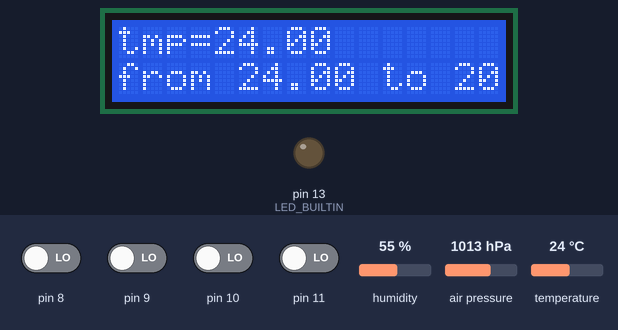
Simulated run of this sketch. Board: Arduino Uno, built with avr-gcc and run on an emulated ATmega328P. Shown: 16×2 character LCD, output pins drawn as LEDs (lit = HIGH). The test bench sets the inputs (shaded band); at power-on: pin 8–11 LOW, temperature 24 °C, humidity 55 %, air pressure 1013 hPa. What the sketch prints to the serial monitor is not drawn.

Above: at 1.2 s.
1.3 s: pin 10 driven HIGH
At 3.4 s:
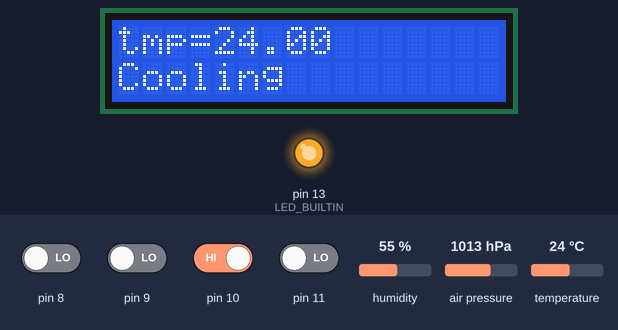
7.7 s: temperature set to 12 °C
At 10.8 s:
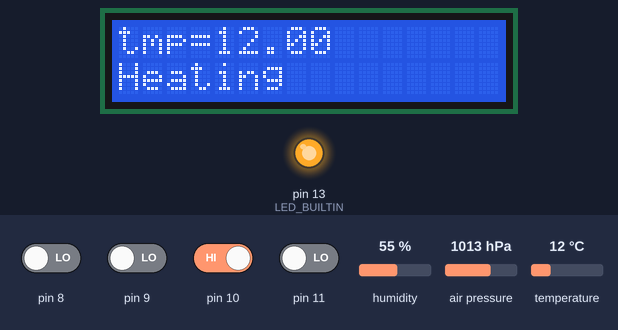
15.7 s: pin 10 driven LOW
At 19.4 s:
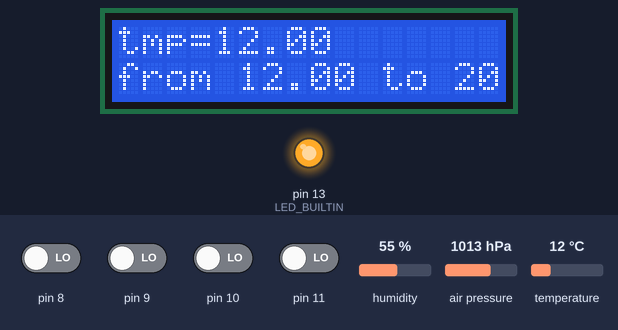
19.7 s: pin 8 driven HIGH
At 21.0 s:
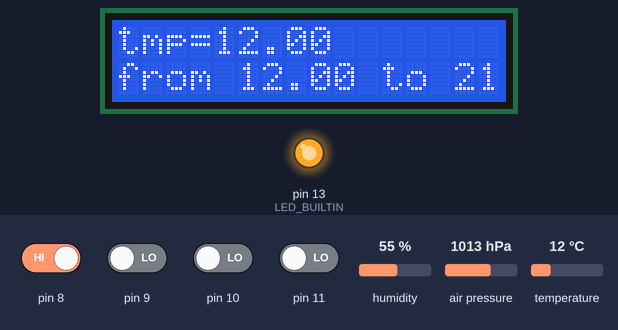
22.8 s: temperature set to 19 °C
At 24.2 s:
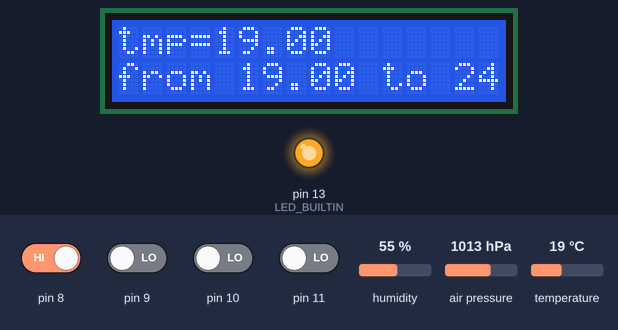
25.9 s: temperature set to 28 °C
At 26.8 s:
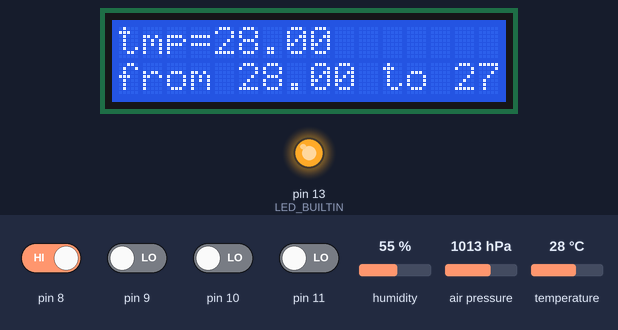
Timing chart, 0 to 28.9 s (numbered marks = the images above; inputs shaded):
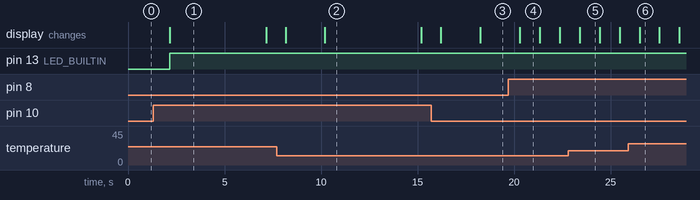

Measured:
- after the input at 1.3 s, pin 13 (LED_BUILTIN): LOW → HIGH after 0.86 s; the display: changes after 0.86 s (image 1)
- after the input at 7.7 s, the display: first differs from a run without the input after 2.5 s (image 2)
- after the input at 15.7 s, the display: first differs from a run without the input after 2.5 s (image 3)
- after the input at 19.7 s, the display: changes after 0.60 s (image 4)
- what the display in image 1 shows lasts 5.0 s, from 2.2 s to 7.2 s
- what the display in image 4 shows lasts 1.0 s, from 20.3 s to 21.3 s

The sketch:

proiectSuciu.ino
```cpp
#include <Wire.h>
#include <SPI.h>
#include <Adafruit_Sensor.h>
#include <Adafruit_BME280.h>
#include <LiquidCrystal.h>
LiquidCrystal lcd(7, 6, 5, 4, 3, 2);


#define BME_SCK 13
#define BME_MISO 12
#define BME_MOSI 11
#define BME_CS 10

#define SEALEVELPRESSURE_HPA (1013.25)

Adafruit_BME280 bme; // I2C
//Adafruit_BME280 bme(BME_CS); // hardware SPI
//Adafruit_BME280 bme(BME_CS, BME_MOSI, BME_MISO,  BME_SCK);
//buton
int b0, b1, b2, b3;

int cont = 10;
int newtemp = 22;
void setup() {
  // configurare pini pentru butoane, intrare
  pinMode(8, INPUT);
  pinMode(9, INPUT);
  pinMode(10, INPUT);
  pinMode(11, INPUT);
  pinMode(LED_BUILTIN, OUTPUT);
  Serial.begin(9600);
  Serial.println(F("BME280 test"));
  lcd.begin(16, 2);
  if (!bme.begin()) {
    Serial.println("Could not find a valid BME280 sensor, check wiring!");
    while (1);
  }
}
// variabila pentru compunerea numarului de transmis
int stat = 20; float temp;
char tmp[8];
void loop() {

  // citire stare butoane
  b0 = digitalRead(8);
  b1 = digitalRead(9);
  b2 = digitalRead(10);
  b3 = digitalRead(11);
  Serial.print("Temperature = ");
  temp = bme.readTemperature();

  sprintf(tmp, "%.1f", temp);
  Serial.println(" *C");
  lcd.print("tmp=");
  //lcd.setCursor(6,0);
  lcd.print(temp);
  Serial.print("Pressure = ");

  Serial.print(bme.readPressure() / 100.0F);
  Serial.println(" hPa");

  Serial.print("Approx. Altitude = ");
  Serial.print(bme.readAltitude(SEALEVELPRESSURE_HPA));
  Serial.println(" m");

  Serial.print("Humidity = ");
  Serial.print(bme.readHumidity());
  Serial.println(" %");
  if (b0 == HIGH)
    stat++;
  else if (b1 == HIGH)
    stat--;
   lcd.setCursor(0, 1);
    lcd.print("from ");
    lcd.print(temp);
    lcd.print(" to ");
    //b0 = digitalRead(8);
    //b1 = digitalRead(9);

    lcd.print(stat);


    //}  lcd.print("Proccesing");

  if (b2 ==HIGH)
  {
     lcd.setCursor(0, 1);
     if(stat<temp)
      {

        lcd.print("Cooling         ");
        digitalWrite(LED_BUILTIN, HIGH);
         delay(5000);
        lcd.setCursor(0, 1);
        lcd.print("Good Temp         ");
        delay(1000);
        lcd.setCursor(0, 1);
        int k=stat-temp;
        lcd.print(k);
         lcd.print(" degree cool         ");
        delay(1000);
      }
      else {lcd.print("Heating            ");
        delay(5000);
        lcd.setCursor(0, 1);
        lcd.print("Good Temp      ");
        delay(1000);
        lcd.setCursor(0, 1);
         int v=stat-temp;
         lcd.print(v);
         lcd.print(" degree heat         ");
        delay(1000);
      }
  }

  Serial.println(stat);
  Serial.println();//enter
  //lcd.print(stat);
  delay(1000);
  lcd.setCursor(0, 0);
  //lcd.clear();
}
```
